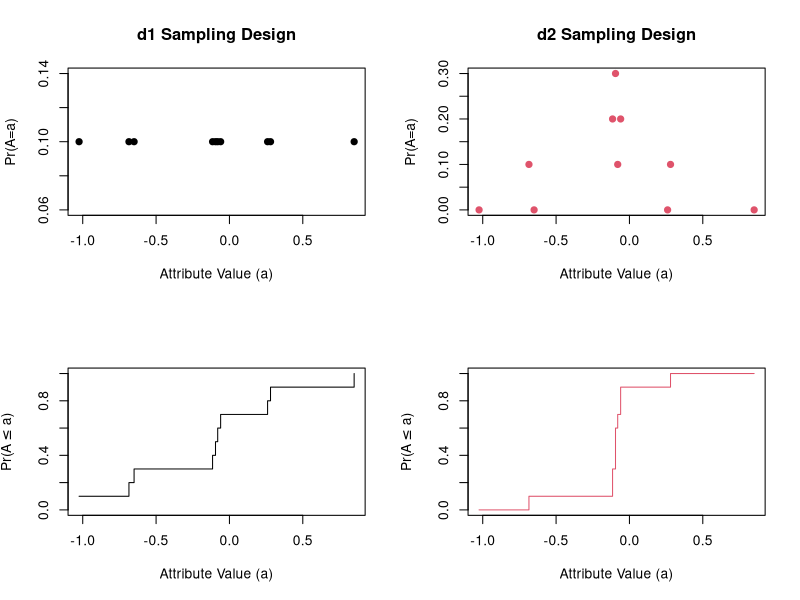

Write the R code that produced this figure.
# Compare two different ways of defining p(S) for S E Ps
# Select S on the basis of bias, variance, and MSE

# Suppose that population P consists of 5 units
set.seed(341)
pop5 = round(rnorm(5), 2)
pop5 = sort(pop5)
pop5

# All possible samples of size two
sam2 = combn(5, 2)
colnames(sam2) = paste("S", 1:10, sep="")
sam2

# Find mean of all (N choose n) samples
sam.avg <- apply(sam2, MARGIN=2, FUN=function(s) {
  mean(pop5[s])
})
round(sam.avg, 3)

# Consider two sampling designs:
# d1. each sample is selected from the 10 possible samples with equal probability
# d2. different samples have different probabilities of being selected
d1 = rep(1/10, 10)
d2 = 2 * (abs(apply(sam2, 2, diff)) - 1)
d2 = d2 / sum(d2)
designs = rbind(d1, d2)
colnames(designs) = paste("S", 1:10, sep="")
round(designs, 2)

# The distribution of the attribute (ex. mean) induced by the sampling design is:
# Pr(A=ai)
# Note that the distribution of the attribute with respect to design d2 is more concentrated
avg.ord = order(sam.avg)

par(mfrow=c(2, 2), oma=c(0, 0, 0, 0))
plot(sam.avg[avg.ord], d1[avg.ord], xlab = "Attribute Value (a)", ylab = "Pr(A=a)", 
     pch = 19, main = "d1 Sampling Design")
plot(sam.avg[avg.ord], d2[avg.ord], xlab = "Attribute Value (a)", ylab = "Pr(A=a)", 
     pch = 19, col = 2, main = "d2 Sampling Design")

plot(sam.avg[avg.ord], cumsum(d1[avg.ord]), xlab = "Attribute Value (a)", ylab = expression("Pr(A" <= 
                                                                                              "a)"), pch = 19, type = "s", ylim = c(0, 1))
plot(sam.avg[avg.ord], cumsum(d2[avg.ord]), xlab = "Attribute Value (a)", ylab = expression("Pr(A" <= 
                                                                                              "a)"), pch = 19, col = 2, type = "s", ylim = c(0, 1))

# Evaluate the sampling error associated with the attribute with respect to both designs
# 1. Sampling bias
exp1 = sum(sam.avg * d1)
exp2 = sum(sam.avg * d2)
sam.bias = c(exp1, exp2) - mean(pop5)
round(sam.bias, 5)

# 2. Sampling Variance
sam.var = c(sum((sam.avg - exp1)^2 * d1), sum((sam.avg - exp2)^2 * d2))
round(sam.var, 5)

# 3. Sampling MSE
sam.MSE = sam.var + sam.bias^2
round(sam.MSE, 5)

# Alternative MSE calculation
MSE = c(sum((sam.avg - mean(pop5))^2 * d1), sum((sam.avg - mean(pop5))^2 * d2))
round(MSE, 5)